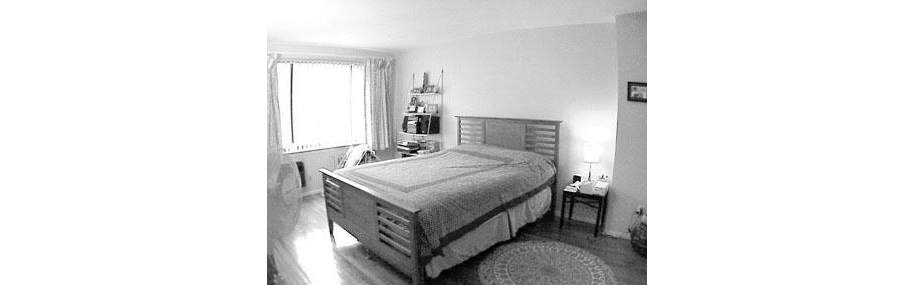
//> input picture depthOrderedGrouping/depthOrderedGrouping/borders.jpg, 914 x 285 px
$ ./main   (built with g++ and OpenCV 4)
//> lines starting //> are read from the running program, lines starting //| are printed output that depends on the picture; after the words box and inside, x2 and y2 are one past the last pixel; in counts of white or black regions, pixels touching at a corner belong together
//> further down, image is the input picture: 285 rows x 914 cols, CV_8UC3; min 0, max 255, mean 219.3
// main.cpp
// This code groups edges into lines, line clusters, quadrilaterals, and
// depth-ordered planes based on cues in the single image
// Author: Lars Jangaard, Olajumoke Fajinmi, William Hoffrance
// Date: 11/3/2013

#include <opencv/cv.h>
#include <opencv/highgui.h>
using namespace cv;

// struct holds the images and data we want to maintain
// while processing through different methods
struct TheImage {
	Mat original, blurred, edged, houghed, vanished;
	int thresh1, thresh2, aperture; // for Canny
	int thresh3, minLen, maxGap; // for HoughlinesP
	int proximity; // for vanishing point regions
	float vertical; // acceptable slope to consider vertical

	//*******************************************************//
	// each Vec4i holds 2 pair of line segment coords
	//*******************************************************//

	// HoughlinesP result
	vector<Vec4i> allLines;

	// vanishing point filter results
	// holds vectors of leftLines, rightLines, and vertLines
	//vector<vector<Vec4i>> goodLines;
	// vector<Vec4i> vertLines, leftLines, rightLines;

	// collections of indeces for each pair of 'allLines', along with the coords
	// for their intersection on either the left or right side of the image.
	//vector<vector<Vec4i>> allVanPts;


	// constructor w/ default values
	TheImage(Mat orig, Mat blur, int t1=18, int t2=65, int ap=3,
			 int t3=40, int len=10, int gap=2, int prox=80, float vert=4) {
		original = orig;
		blurred = blur;
		thresh1=t1;
		thresh2=t2;
		aperture=ap;
		thresh3=t3;
		minLen=len;
		maxGap=gap;
		proximity=prox;
		vertical=vert;
	}
};


// findVanishPts
// finds your two vanishing points (left and right)
// input the image data object (TheImage) and
// vector of line vectors to be populated
// (outer vector has 3 elements: left, right, and vertical lines)
// optional vectors for all vanishing points and mean vanishing points
// if you want them returned.
void findGoodLines(TheImage *myImg,
				   vector<Vec4i> *myLines,
				   vector<Vec4i> *leftLines,
				   vector<Vec4i> *rightLines,
				   vector<Vec4i> *vertLines,
				   vector<vector<Vec4i>> *allVanPts = new vector<vector<Vec4i>>,
				   vector<Point> *meanVanPts = new vector<Point>) {

	vector<Vec4i> leftVanPts, rightVanPts;

	// go thru all the houghline segments and get their coords/slopes/intercepts
	for ( int i=0; i < myLines->size()-1; i++ ) {
		Vec4i line_i = myLines->at(i);
		float mi, ci, x1_i, y1_i, x2_i, y2_i, dx_i, dy_i;
		x1_i = line_i[0];	y1_i = line_i[1];
		x2_i = line_i[2];	y2_i = line_i[3];
		dx_i = x2_i - x1_i;	dy_i = y2_i - y1_i;

		if (dx_i == 0) dx_i = .0001; // vertical
		mi = -(dy_i / dx_i); // slope
		if (abs(mi) > myImg->vertical) vertLines->push_back(line_i); // this will go to 'goodLines' by default
		else {
			ci = y1_i - (mi*x1_i); // intercept

			// do the same thing for every other line to find intersection
			for ( int j=i+1; j < myLines->size(); j++ ) {
				Vec4i line_j = myLines->at(j);
				float mj, cj, x1_j, y1_j, x2_j, y2_j, dx_j, dy_j, intxnX, intxnY;
				x1_j = line_j[0];	y1_j = line_j[1];
				x2_j = line_j[2];	y2_j = line_j[3];
				dx_j = x2_j - x1_j;	dy_j = y2_j - y1_j;
				if (dx_j == 0) dx_j = -.0001; // vertical
				mj = -(dy_j / dx_j); // slope

				if (abs(mj) > myImg->vertical && j == myLines->size()-1)
					vertLines->push_back(line_j);
				else {
					cj = y1_j - (mj*x1_j);

					if( (mi - mj) == 0) { // parallel
						mi += .0001;
						mj -= .0001;
					}

					// intersections
					intxnX = (cj - ci) / (mi - mj);
					intxnY = (mi*intxnX) + ci;
					Vec4i curVanPt;

					if ( (intxnY > 0) && (intxnY < myImg->original.rows) ) {
						curVanPt[0] = i;
						curVanPt[1] = j;
						curVanPt[2] = intxnX;
						curVanPt[3] = intxnY;

						// collect the good vanishing points
						// CHANGE FOR FINAL
						if (intxnX < 265 && intxnX > 0) leftVanPts.push_back(curVanPt);
						else if (intxnX > 650 && intxnX < myImg->original.cols) rightVanPts.push_back(curVanPt);
					}
				}
			}
		}
	}
	// 2-element vector, holds left and right vanishing point vectors
	allVanPts->push_back(leftVanPts);
	allVanPts->push_back(rightVanPts);

	Mat leftLabels, rightLabels;
	Mat leftCenters, rightCenters;
	Mat leftMat(leftVanPts.size(), 2, CV_32F);
	Mat rightMat(rightVanPts.size(), 2, CV_32F);
	const int ITERNS = 10;		// iterations
	const int ATMPTS = 1;		// attempts

	for (int i=0; i < leftVanPts.size(); i++) {
		leftMat.at<float>(i,0) = (float)leftVanPts[i][2];
		leftMat.at<float>(i,1) = (float)leftVanPts[i][3];
	}
	kmeans(leftMat, 1, leftLabels, TermCriteria(CV_TERMCRIT_ITER, ITERNS, 1.0), ATMPTS, KMEANS_PP_CENTERS, leftCenters);
	int leftX = (int)leftCenters.at<float>(0,0);
	int leftY = (int)leftCenters.at<float>(0,1);
	meanVanPts->push_back(Point(leftX, leftY));

	for (int i=0; i < rightVanPts.size(); i++) {
		rightMat.at<float>(i,0) = (float)rightVanPts[i][2];
		rightMat.at<float>(i,1) = (float)rightVanPts[i][3];
	}
	kmeans(rightMat, 1, rightLabels, TermCriteria(CV_TERMCRIT_ITER, ITERNS, 1.0), ATMPTS, KMEANS_PP_CENTERS, rightCenters);
	int rightX = (int)rightCenters.at<float>(0,0);
	int rightY = (int)rightCenters.at<float>(0,1);
	meanVanPts->push_back(Point(rightX, rightY));

	// go thru all the vanishing points
	for (int i=0; i < allVanPts->size(); i++) {
		vector<Vec4i> curVanPts = allVanPts->at(i);
		vector<Vec4i> *curGoodLines = (i==0) ? leftLines : rightLines;
		float curMeanX = meanVanPts->at(i).x;
		float curMeanY = meanVanPts->at(i).y;

		for (int j=0; j < curVanPts.size(); j++) {
			Vec4i curVanPt = curVanPts[j];
			circle(myImg->vanished, Point(curVanPt[2], curVanPt[3]),3, Scalar(0,255,0));
			int curVanPtX = curVanPt[2];
			int curVanPtY = curVanPt[3];
			if (abs(curMeanX - curVanPtX) < myImg->proximity &&
				abs(curMeanY - curVanPtY) < myImg->proximity) {
					int allLinesInd0 = curVanPt[0];
					int allLinesInd1 = curVanPt[1];
					curGoodLines->push_back(myImg->allLines[allLinesInd0]);
					curGoodLines->push_back(myImg->allLines[allLinesInd1]);
			}
		}
	}

}


//transform1 - takes the blurred image and applies edge detection based on slidebar values
//preconditions - a valid TheImage struct exists with assigned values
//postconditions - transformed copy of image is displayed
void transform1(void *src) {
  	TheImage *myImg = (TheImage*) src;
	Canny(myImg->blurred, myImg->edged, myImg->thresh1, myImg->thresh2, myImg->aperture);
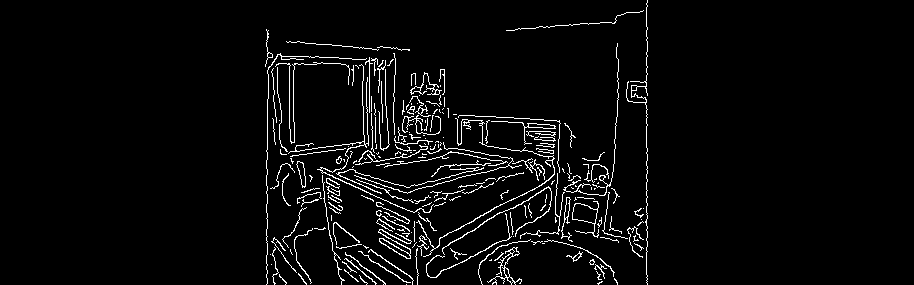
//> myImg->edged: 285 rows x 914 cols, CV_8UC1; 3.9% white in thin lines or dots, all inside (x1, y1, x2, y2) = (265, 0, 648, 285)
	imshow( "Output1", myImg->edged );
}

//transform2 - takes the edged image and applies houghlinesp based on slidebar values
//preconditions - a valid TheImage struct exists with assigned values
//postconditions - transformed copy of image is displayed ad lines vector is generated
void transform2(void *src) {
  	TheImage *myImg = (TheImage*) src;
	myImg->houghed = myImg->original.clone();
	HoughLinesP(myImg->edged, myImg->allLines, 1, CV_PI/180, myImg->thresh3, myImg->minLen, myImg->maxGap);
//> myImg->allLines = 145 lines (x1, y1, x2, y2), first 8: [646, 26, 646, 3], [420, 217, 430, 222], [646, 147, 646, 99], [323, 172, 413, 212], [572, 218, 600, 224], [267, 159, 267, 99], [305, 149, 364, 142], [578, 203, 589, 206]

	// [13 lines of commented-out code are left out]


	for( int i = 0; i < myImg->allLines.size(); i++ ) {
		Vec4i l = myImg->allLines[i];
		line(myImg->houghed, Point(l[0], l[1]), Point(l[2], l[3]), Scalar(0,0,255));
	}
//> this loop made 145 passes
//> l on passes 1 to 12: [646, 26, 646, 3], [420, 217, 430, 222], [646, 147, 646, 99], [323, 172, 413, 212], [572, 218, 600, 224], [267, 159, 267, 99], [305, 149, 364, 142], [578, 203, 589, 206], [450, 151, 494, 160], [496, 121, 522, 122], [467, 168, 481, 169], [460, 164, 485, 164]
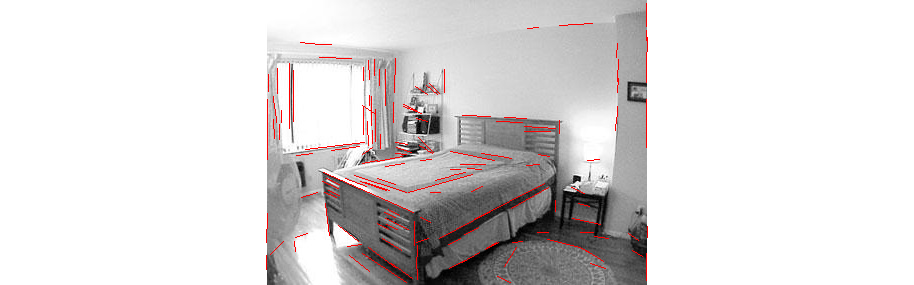
//> myImg->houghed: 285 rows x 914 cols, CV_8UC3; 1.16% of pixels changed, all inside (x1, y1, x2, y2) = (266, 3, 648, 283)
	imshow("Output2", myImg->houghed);
}

//transform3 - takes the lines from the houghed image and filters out those
//	with the fewest shared vanishing points
//preconditions - a valid TheImage struct exists with assigned values, including houghlines vector
//postconditions - transformed copy of image is displayed and new lines vector is generated
void transform3(void *src) {
	TheImage *myImg = (TheImage*) src;
	myImg->vanished = myImg->original.clone();
	vector<Vec4i> leftLines, rightLines, vertLines;
	vector<vector<Vec4i>> allVanPts, goodLines;
	vector<Point> meanVanPts;

	findGoodLines(myImg, &myImg->allLines, &leftLines, &rightLines, &vertLines, &allVanPts, &meanVanPts);
//> the loop in findGoodLines, `for ( int i=0; i < myLines->size()-1; i++ )` made 144 passes
//> (x1_i, y1_i, x2_i, y2_i, dy_i, ci) on passes 2, 4, 5, 7, 8, 9, 10, 11, 12, 13, 14, 15: (420, 217, 430, 222, 5, 427), (323, 172, 413, 212, 40, 315.6), (572, 218, 600, 224, 6, 340.6), (305, 149, 364, 142, -7, 112.8), (578, 203, 589, 206, 3, 360.6), (450, 151, 494, 160, 9, 243), (496, 121, 522, 122, 1, 140.1), (467, 168, 481, 169, 1, 201.4), (460, 164, 485, 164, 0, 164), (481, 153, 494, 155, 2, 227), (385, 166, 404, 163, -3, 105.2), (354, 175, 406, 192, 17, 290.7)
//> (x1_i, y1_i, x2_i, y2_i, dy_i) on passes 1, 3, 6, 21, 24, 25: (646, 26, 646, 3, -23), (646, 147, 646, 99, -48), (267, 159, 267, 99, -60), (395, 74, 395, 58, -16), (385, 105, 385, 69, -36), (647, 51, 647, 37, -14)
//> the loop in findGoodLines, `for (int i=0; i < allVanPts->size(); i++)` made 2 passes
//> after the loop in findGoodLines, `for (int i=0; i < allVanPts->size(); i++)`:
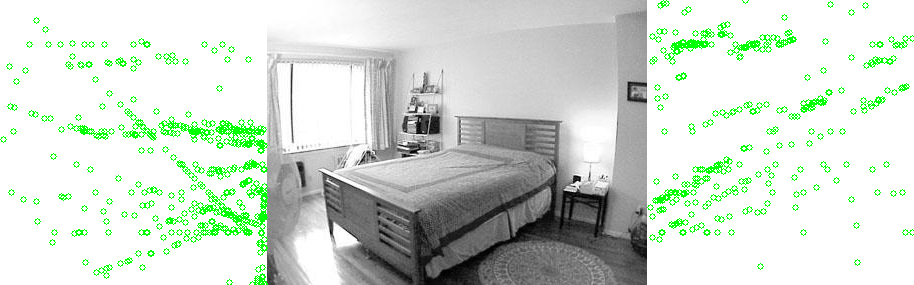
//> myImg->vanished: 285 rows x 914 cols, CV_8UC3; 4.11% of pixels changed, all inside (x1, y1, x2, y2) = (0, 0, 914, 285)
	goodLines.push_back(leftLines);
	goodLines.push_back(rightLines);
	goodLines.push_back(vertLines);

	// draw all the 'goodLines'
	for( int i=0; i < goodLines.size(); i++ ) {
		vector<Vec4i> curLines = goodLines[i];
		for( int j=0; j < curLines.size(); j++) {
			Vec4i l = curLines[j];
			line(myImg->vanished, Point(l[0], l[1]), Point(l[2], l[3]), Scalar(0,0,255));
		}
	}
//> this loop made 3 passes
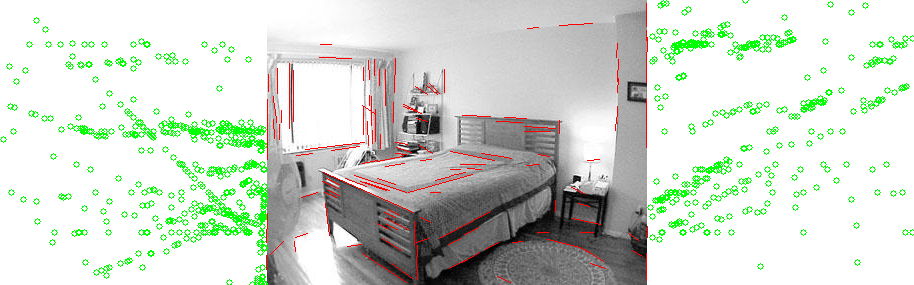
//> myImg->vanished: 285 rows x 914 cols, CV_8UC3; 1.06% of pixels changed, all inside (x1, y1, x2, y2) = (266, 3, 648, 283)
	circle(myImg->vanished, meanVanPts[0], 6, Scalar(0,100,0), 1);
//> myImg->vanished: 285 rows x 914 cols, CV_8UC3; 32 pixels changed, all inside (x1, y1, x2, y2) = (183, 166, 196, 179)
	circle(myImg->vanished, meanVanPts[1], 6, Scalar(0,100,0), 1);
//> myImg->vanished: 285 rows x 914 cols, CV_8UC3; mean B, G, R 207.1, 217.6, 209.8
	imshow("Output3", myImg->vanished);
}

// on_trackbar1 - threshold 1
// the lower the threshold the more lines you get in non-edgy places
void on_trackbar1(int thresh1_slider, void *src) {
	( (TheImage*) src )->thresh1 = thresh1_slider;
	transform1(src);
}

// on_trackbar2 - threshold 2
// seems to have a relationship with threshold 1 but mostly does the same thing
void on_trackbar2(int thresh2_slider, void *src) {
	( (TheImage*) src )->thresh2 = thresh2_slider;
	transform1(src);
}

// on_trackbar3 - aperture
// compounds the edge detection.
// can only be 1, 3, 5, 7, but crashes on 1 so i don't allow it
void on_trackbar3(int aperture_slider, void *src) {
	int aperSize = aperture_slider;
	if (aperSize < 5 ) aperSize = 3;
	else if (aperSize == 6) aperSize = 7;
	( (TheImage*) src )->aperture = aperSize;
	transform1(src);
}

// on_trackbar4 - hough threshold
void on_trackbar4(int thresh3_slider, void *src) {
	if (thresh3_slider==0) thresh3_slider=1;
	( (TheImage*) src )->thresh3 = thresh3_slider;
	transform2(src);
}

// on_trackbar5 - min line length
void on_trackbar5(int minLen_slider, void *src) {
	if (minLen_slider==0) minLen_slider=1;
	( (TheImage*) src )->thresh3 = minLen_slider;
	transform2(src);
}

// on_trackbar6 - hough threshold
void on_trackbar6(int maxGap_slider, void *src) {
	if (maxGap_slider==0) maxGap_slider=1;
	( (TheImage*) src )->thresh3 = maxGap_slider;
	transform2(src);
}

// on_trackbar7 - vanishing point region sizes
void on_trackbar7(int vanSize_slider, void *src) {
	if (vanSize_slider==0) vanSize_slider=1;
	( (TheImage*) src )->proximity = vanSize_slider;
	transform3(src);
}


// main - This method performs greyscale conversion, blur, and canny operations to an image.
// preconditions - 159.jpg exists in the code directory and is a valid JPEG.
// postconditions - intermediate results are displayed on the screen and
//					the final result is saved to the file system as output.jpg.
int main(int argc, char *argv[]) {

	// Read in and display test image
	//Mat image = imread("159.jpg");
	Mat image = imread("borders.jpg");
	namedWindow("Input");
	imshow("Input", image);
	cvWaitKey(0);

	// Perform a greyscale conversion and display result
	Mat greyed;
	cvtColor(image, greyed, CV_BGR2GRAY);
	namedWindow("Output1");
	imshow("Output1", greyed);
	cvWaitKey(0);

	// Perform blur and display result
	Mat blurred;
	GaussianBlur(greyed, blurred, Size(5, 5), 2.0, 2.0);
	//blur(greyed, blurred, Size(3, 3));
	imshow("Output1", blurred);
	cvWaitKey(0);

	// Create image struct to retain a reference to the previous image
	// and keep track of slider values
	TheImage *myImage = new TheImage(image, blurred);

	transform1((void*)myImage);	// Perform default canny

	// Create trackbars for Canny
	createTrackbar("Thresh1", "Output1", &myImage->thresh1, 100, on_trackbar1, &*myImage);
	createTrackbar("Thresh2", "Output1", &myImage->thresh2, 300, on_trackbar2, &*myImage);
	createTrackbar("Aperture", "Output1", &myImage->aperture, 7, on_trackbar3, &*myImage);

	cvWaitKey(0);
	imwrite("edged.jpg", myImage->edged);	// save canny result

	namedWindow("Output2");
	transform2((void*)myImage);	// Perform default houghlinesp

	// Create trackbars for HoughlinesP
	createTrackbar("Thresh", "Output2", &myImage->thresh3, 150, on_trackbar4, &*myImage);
	createTrackbar("Min Length", "Output2", &myImage->minLen, 100, on_trackbar5, &*myImage);
	createTrackbar("Max Gap", "Output2", &myImage->maxGap, 100, on_trackbar6, &*myImage);

	cvWaitKey(0);
	imwrite("houghed.jpg", myImage->houghed); // save houghed result

	namedWindow("Output3");
	transform3((void*)myImage);

	// Trackbar for vanishing points filter (goes slow)
	createTrackbar("prox", "Output3", &myImage->proximity, 300, on_trackbar7, &*myImage);

	cvWaitKey(0);
	imwrite("vanished.jpg", myImage->vanished);

	return 0;
}
